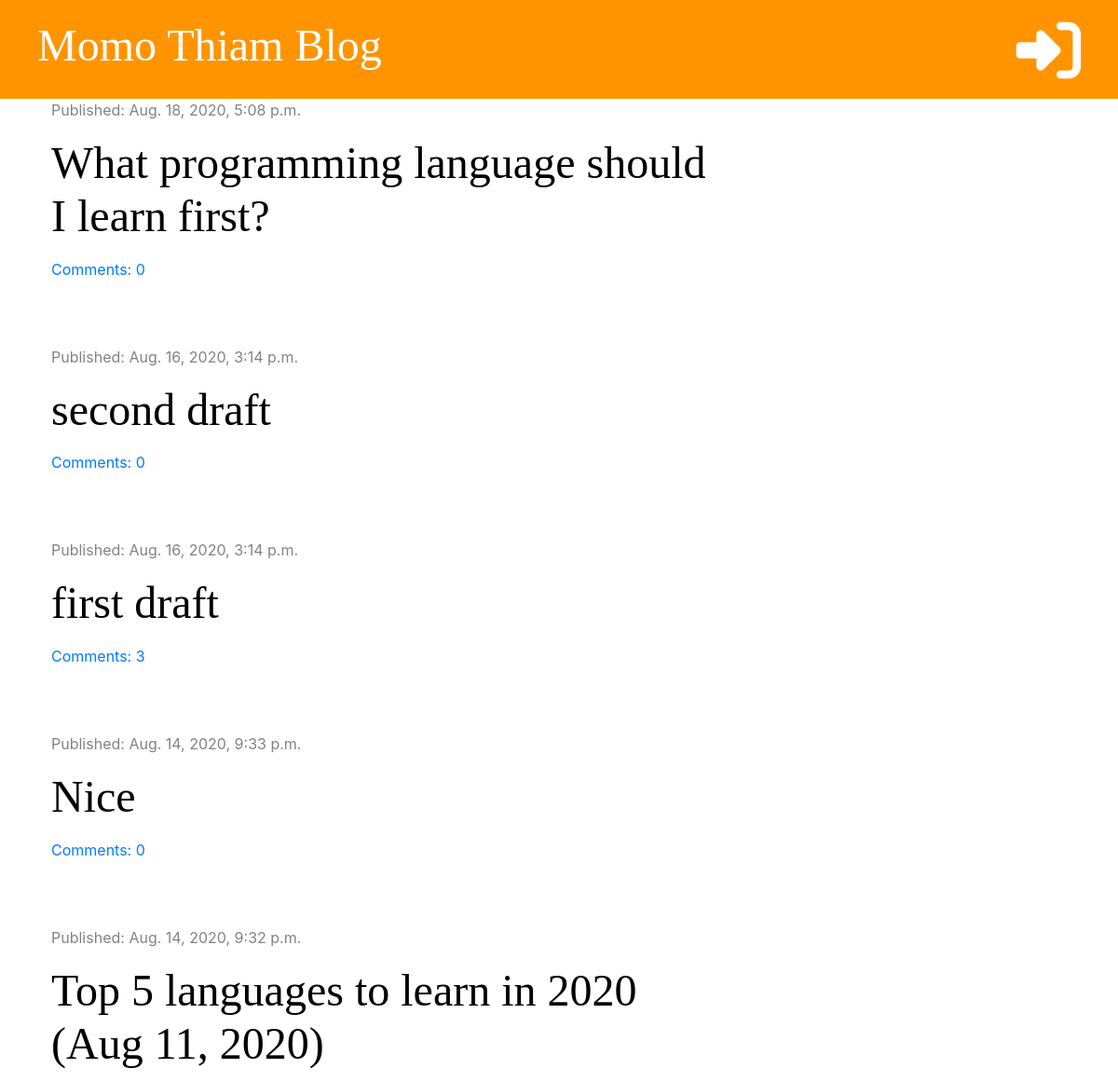
/ (upper part), run on an earlier commit of the app's database.
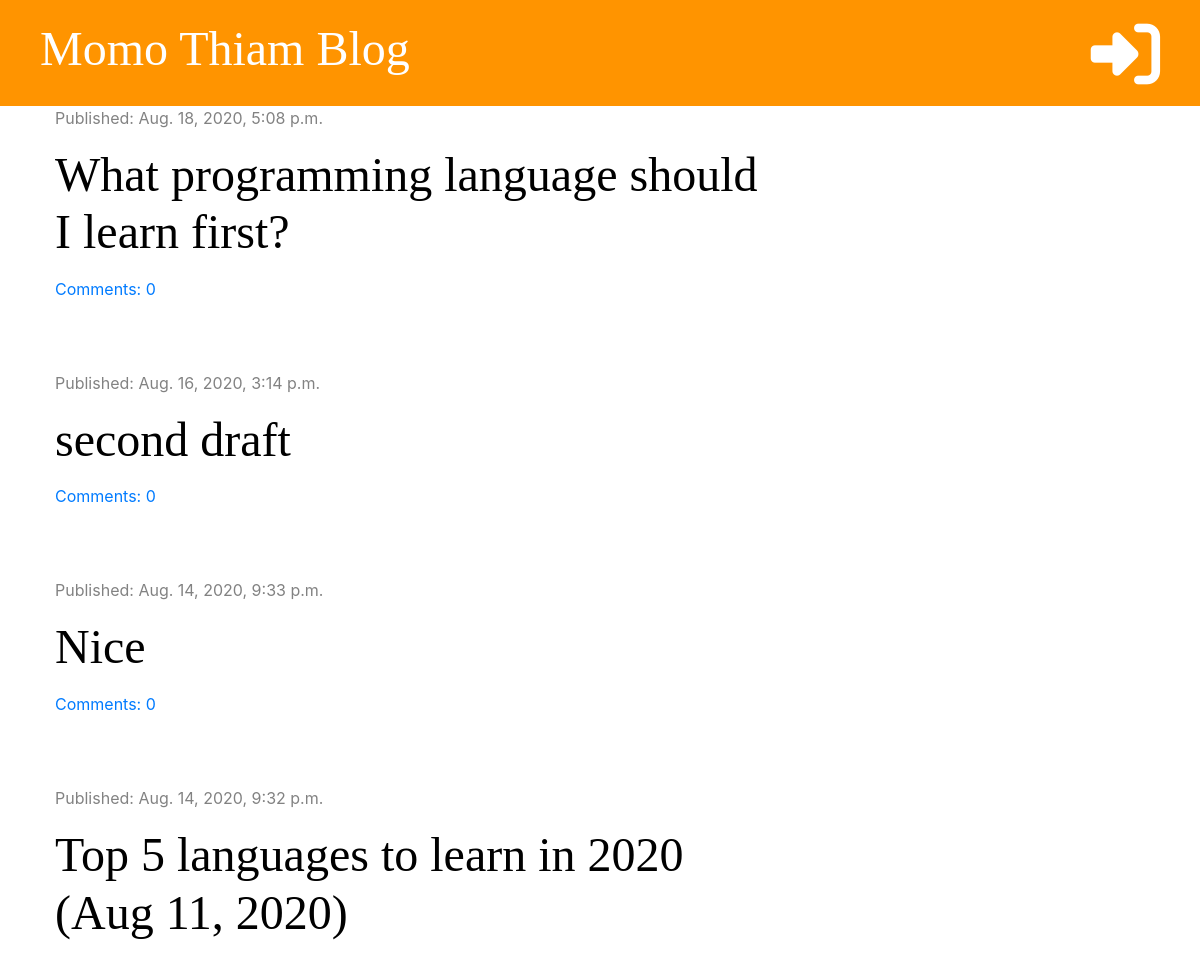
And on a later commit of the database.
### blog/models.py (models this page shows, shortened)
class Post(models.Model):
    author = models.ForeignKey('auth.User', on_delete=models.CASCADE)
    title = models.CharField(max_length=200)
    text = models.TextField()
    created_date = models.DateTimeField(default=timezone.now)
    published_date = models.DateTimeField(blank=True, null=True)
    def approved_comments(self):
        return self.comments.filter(approved=True)

### blog/views.py (the view)
# urls.py: path('', views.post_list, name='post_list'),
def post_list(request):
    posts = Post.objects.filter(published_date__lte=timezone.now()).order_by('-published_date')
    stuff_for_frontend = {'posts': posts}
    return render(request, 'blog/post_list.html', stuff_for_frontend)

### blog/templatetags/markdownify.py (called while the page is built)
@register.filter
def markdown(value):
    renderer = HighlightRenderer()
    markdown = mistune.Markdown(renderer=renderer)
    return markdown(value)

### blog/templates/blog/post_list.html (shortened to what this page needs)
{% extends 'blog/base.html' %}
{% load markdownify %}
{% block content %}
    {% for post in posts %}
        <div class="post">
            <div class="date">
                <p>Published: {{ post.published_date }}</p>
            </div>
            <h1><a href="{% url 'post_detail' pk=post.pk %}">{{ post.title }}</a></h1>
            <a href="{% url 'post_detail' pk=post.pk %}">Comments: {{ post.approved_comments.count }}</a>
        </div>
    {% endfor %}
{% endblock %}

What changed in the data, as far as the page shows it:
removed Post: published_date "Aug. 16, 2020, 3:14 p.m.", title "first draft", approved_comments.count "3"
